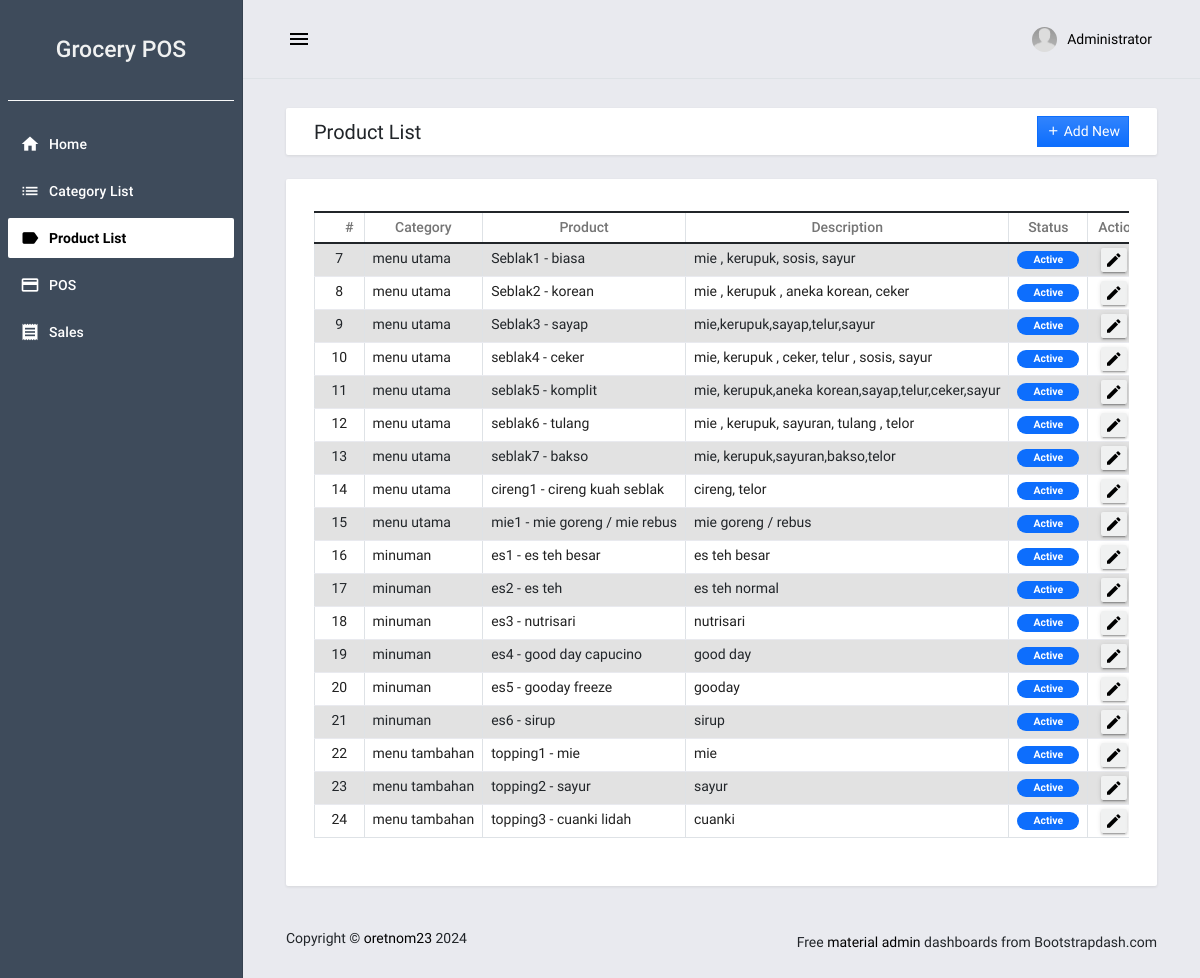
/products (signed in), run on the app's committed database.
### posApp/models.py (models this page shows, shortened)
class Products(models.Model):
    code = models.CharField(max_length=100)
    category_id = models.ForeignKey(Category, on_delete=models.CASCADE)
    name = models.TextField()
    description = models.TextField()
    price = models.FloatField(default=0)
    status = models.IntegerField(default=1)
    date_added = models.DateTimeField(default=timezone.now)
    date_updated = models.DateTimeField(auto_now=True)

class Category(models.Model):
    name = models.TextField()
    description = models.TextField()
    status = models.IntegerField(default=1)
    date_added = models.DateTimeField(default=timezone.now)
    date_updated = models.DateTimeField(auto_now=True)
    def __str__(self):
        return self.name

### posApp/views.py (the view)
# urls.py: path('products', views.products, name="product-page"),
@login_required
def products(request):
    product_list = Products.objects.all()
    context = {
        'page_title':'Product List',
        'products':product_list,
    }
    return render(request, 'posApp/products.html',context)

### posApp/templates/posApp/products.html (shortened to what this page needs)
{% extends "posApp/base.html" %} {% block pageContent %}
<div class="mdc-layout-grid__cell stretch-card mdc-layout-grid__cell--span-12">
    <div class="mdc-card py-2">
        <div class="d-flex justify-content-between align-items-center">
            <h4 class="card-title mb-0">Product List</h4>
            <div class="text-start">
                <button class="btn btn-primary bg-gradient btn-sm rounded-0" id="create_new"><i class="mdi mdi-plus"></i><span> Add New</span></button>
            </div>
        </div>
    </div>
</div>
<div class="mdc-layout-grid__cell stretch-card mdc-layout-grid__cell--span-12">
    <div class="mdc-card">
        <div class="table-responsive">
            <table class="table table-striped table-bordered">
                <colgroup>
                    <col width="5%">
                    <col width="20%">
                    <col width="20%">
                    <col width="25%">
                    <col width="15%">
                    <col width="15%">
                </colgroup>
                <thead>
                    <tr>
                        <th class="text-center py-1">#</th>
                        <th class="text-center py-1">Category</th>
                        <th class="text-center py-1">Product</th>
                        <th class="text-center py-1">Description</th>
                        <th class="text-center py-1">Status</th>
                        <th class="text-center py-1">Action</th>
                    </tr>
                </thead>
                <tbody>
                    {% for product in products %}
                    <tr>
                        <td class="px-2 py-1 text-center">{{ product.id }}</td>
                        <td class="px-2 py-1 text-start">{{ product.category_id }}</td>
                        <td class="px-2 py-1 text-start">{{ product.code }} - {{ product.name }}</td>
                        <td class="px-2 py-1 text-start">{{ product.description }}</td>
                        <td class="px-2 py-1 text-center">
                            {% if product.status == 1 %}
                            <span class="badge bg-primary rounded-pill px-3">Active</span> {% else %}
                            <span class="badge bg-secondary rounded-pill px-3">Inactive</span> {% endif %}
                        </td>
                        <td class="px-2 py-1 text-center">
                            <button class="mdc-button mdc-button--raised p-1 icon-button filled-button--light mdc-ripple-upgraded edit-data" type="button" data-id="{{ product.pk }}" title="Edit">
                                <i class="material-icons mdc-button__icon">edit</i>
                            </button>
                        </td>
                    </tr>
                    {% endfor %}
                </tbody>
            </table>
        </div>
    </div>
</div>
{% endblock pageContent %}

### posApp/templates/posApp/base.html (shortened to what this page needs)
{% load static %}
<!DOCTYPE html>
<html lang="en">
<head>
    <link rel="stylesheet" href="{% static 'posApp/assets/bootstrap/css/bootstrap.min.css' %}">
    <link rel="stylesheet" href="{% static 'posApp/assets/material-admin/vendors/mdi/css/materialdesignicons.min.css' %}">
    <link rel="stylesheet" href="{% static 'posApp/assets/material-admin/vendors/css/vendor.bundle.base.css' %}">
    <link rel="stylesheet" href="{% static 'posApp/assets/material-admin/vendors/flag-icon-css/css/flag-icon.min.css' %}">
    <link rel="stylesheet" href="{% static 'posApp/assets/material-admin/vendors/jvectormap/jquery-jvectormap.css' %}">
    <link rel="stylesheet" href="{% static 'posApp/assets/material-admin/css/demo/style.css' %}">
    <link rel="stylesheet" href="{% static 'posApp/assets/select2/dist/css/select2.min.css' %}">
    <link rel="stylesheet" href="{% static 'posApp/assets/default/css/style.css' %}">
</head>
<body>
    <div class="body-wrapper">
        {% block navigation %} {% include "posApp/navigation.html" %} {% endblock navigation %}
        <div class="main-wrapper mdc-drawer-app-content">
            {% block TopNavigation %} {% include "posApp/TopNavigation.html" %} {% endblock TopNavigation %}
            <div class="page-wrapper mdc-toolbar-fixed-adjust">
                <main class="content-wrapper">
                    <div class="mdc-layout-grid">
                        <div class="mdc-layout-grid__inner">
                            {% block pageContent %} {% endblock pageContent %}
                        </div>
                    </div>
                </main>
                <footer>
                    <div class="mdc-layout-grid">
                        <div class="mdc-layout-grid__inner">
                            <div class="mdc-layout-grid__cell stretch-card mdc-layout-grid__cell--span-6-desktop">
                                <span class="text-center text-sm-left d-block d-sm-inline-block tx-14">Copyright © <a href="https://www.sourcecodester.com/users/tips23" target="_blank">oretnom23</a> {% now 'Y' %}</span>
                            </div>
                            <div class="mdc-layout-grid__cell stretch-card mdc-layout-grid__cell--span-6-desktop d-flex justify-content-end">
                                <span class="float-none float-sm-right d-block mt-1 mt-sm-0 text-center tx-14">Free <a href="https://www.bootstrapdash.com/material-design-dashboard/" target="_blank"> material admin </a> dashboards from Bootstrapdash.com</span>
                            </div>
                        </div>
                    </div>
                </footer>
            </div>
        </div>
    </div>
</body>
</html>

### posApp/templates/posApp/navigation.html
{% load static %}
<aside class="mdc-drawer mdc-drawer--dismissible mdc-drawer--open bg-dark bg-gradient">
    <div class="mdc-drawer__header border-bottom border-light">
        <a href="{% url 'home-page' %}" class="brand-logo">
            <h3 class="text-center text-light">Grocery POS</h3>
        </a>
    </div>
    <div class="mdc-drawer__content">
        <div class="mdc-list-group">
            <nav class="mdc-list mdc-drawer-menu">
                <div class="mdc-list-item mdc-drawer-item">
                    <a class="mdc-drawer-link" href="{% url 'home-page' %}">
                        <i class="material-icons mdc-list-item__start-detail mdc-drawer-item-icon" aria-hidden="true">home</i> Home
                    </a>
                </div>
                <div class="mdc-list-item mdc-drawer-item">
                    <a class="mdc-drawer-link" href="{% url 'category-page' %}">
                        <i class="material-icons mdc-list-item__start-detail mdc-drawer-item-icon" aria-hidden="true">list</i> Category List
                    </a>
                </div>
                <div class="mdc-list-item mdc-drawer-item">
                    <a class="mdc-drawer-link" href="{% url 'product-page' %}">
                        <i class="material-icons mdc-list-item__start-detail mdc-drawer-item-icon" aria-hidden="true">label</i> Product List
                    </a>
                </div>
                <div class="mdc-list-item mdc-drawer-item">
                    <a class="mdc-drawer-link" href="{% url 'pos-page' %}">
                        <i class="material-icons mdc-list-item__start-detail mdc-drawer-item-icon" aria-hidden="true">payment</i> POS
                    </a>
                </div>
                <div class="mdc-list-item mdc-drawer-item">
                    <a class="mdc-drawer-link" href="{% url 'sales-page' %}">
                        <i class="material-icons mdc-list-item__start-detail mdc-drawer-item-icon" aria-hidden="true">receipt</i> Sales
                    </a>
                </div>
            </nav>
        </div>
    </div>
</aside>

### posApp/templates/posApp/topNavigation.html (shortened to what this page needs)
{% load static %}
<header class="mdc-top-app-bar border-bottom shadow">
    <div class="mdc-top-app-bar__row">
        <div class="mdc-top-app-bar__section mdc-top-app-bar__section--align-start">
            <button class="material-icons mdc-top-app-bar__navigation-icon mdc-icon-button sidebar-toggler">menu</button>
        </div>
        <div class="mdc-top-app-bar__section mdc-top-app-bar__section--align-end mdc-top-app-bar__section-right">
            <div class="menu-button-container menu-profile d-none d-md-block">
                <button class="mdc-button mdc-menu-button">
                    <span class="d-flex align-items-center">
                    <span class="figure">
                        <img src="{% static 'posApp/assets/material-admin/images/faces/ava.jpg' %}" alt="user" class="user">
                    </span>
                    <span class="user-name">{{ user.first_name }}</span>
                    </span>
                </button>
            </div>
        </div>
    </div>
</header>

### static/posAPP/assets/default/css/style.css (style rules this page uses)
html, body { height: 100%; width: 100%; }
.body-wrapper .main-wrapper .page-wrapper .content-wrapper { min-height: calc(100vh - 84px - 62px) !important; }
.bg-primary { background: var(--bs-primary) !important; }
.mdc-drawer { background: unset; }
.mdc-drawer__header, .mdc-drawer__content { margin: .5em !important; }
.mdc-list-item.mdc-drawer-item { margin-left: 0 !important; margin-right: 0 !important; }

### data on the page
Products: id "7", category_id "menu utama", code "Seblak1", name "biasa", description "mie , kerupuk, sosis, sayur", status "Active"
Products: id "8", category_id "menu utama", code "Seblak2", name "korean", description "mie , kerupuk , aneka korean, ceker", status "Active"
Products: id "9", category_id "menu utama", code "Seblak3", name "sayap", description "mie,kerupuk,sayap,telur,sayur", status "Active"
Products: id "10", category_id "menu utama", code "seblak4", name "ceker", description "mie, kerupuk , ceker, telur , sosis, sayur", status "Active"
Products: id "11", category_id "menu utama", code "seblak5", name "komplit", description "mie, kerupuk,aneka korean,sayap,telur,ceker,sayur", status "Active"
Products: id "12", category_id "menu utama", code "seblak6", name "tulang", description "mie , kerupuk, sayuran, tulang , telor", status "Active"
Products: id "13", category_id "menu utama", code "seblak7", name "bakso", description "mie, kerupuk,sayuran,bakso,telor", status "Active"
Products: id "14", category_id "menu utama", code "cireng1", name "cireng kuah seblak", description "cireng, telor", status "Active"
Products: id "15", category_id "menu utama", code "mie1", name "mie goreng / mie rebus", description "mie goreng / rebus", status "Active"
Products: id "16", category_id "minuman", code "es1", name "es teh besar", description "es teh besar", status "Active"
Products: id "17", category_id "minuman", code "es2", name "es teh", description "es teh normal", status "Active"
Products: id "18", category_id "minuman", code "es3", name "nutrisari", description "nutrisari", status "Active"
Products: id "19", category_id "minuman", code "es4", name "good day capucino", description "good day", status "Active"
Products: id "20", category_id "minuman", code "es5", name "gooday freeze", description "gooday", status "Active"
Products: id "21", category_id "minuman", code "es6", name "sirup", description "sirup", status "Active"
Products: id "22", category_id "menu tambahan", code "topping1", name "mie", description "mie", status "Active"
Products: id "23", category_id "menu tambahan", code "topping2", name "sayur", description "sayur", status "Active"
Products: id "24", category_id "menu tambahan", code "topping3", name "cuanki lidah", description "cuanki", status "Active"

### other printed values
{{ user.first_name }} "Administrator"
